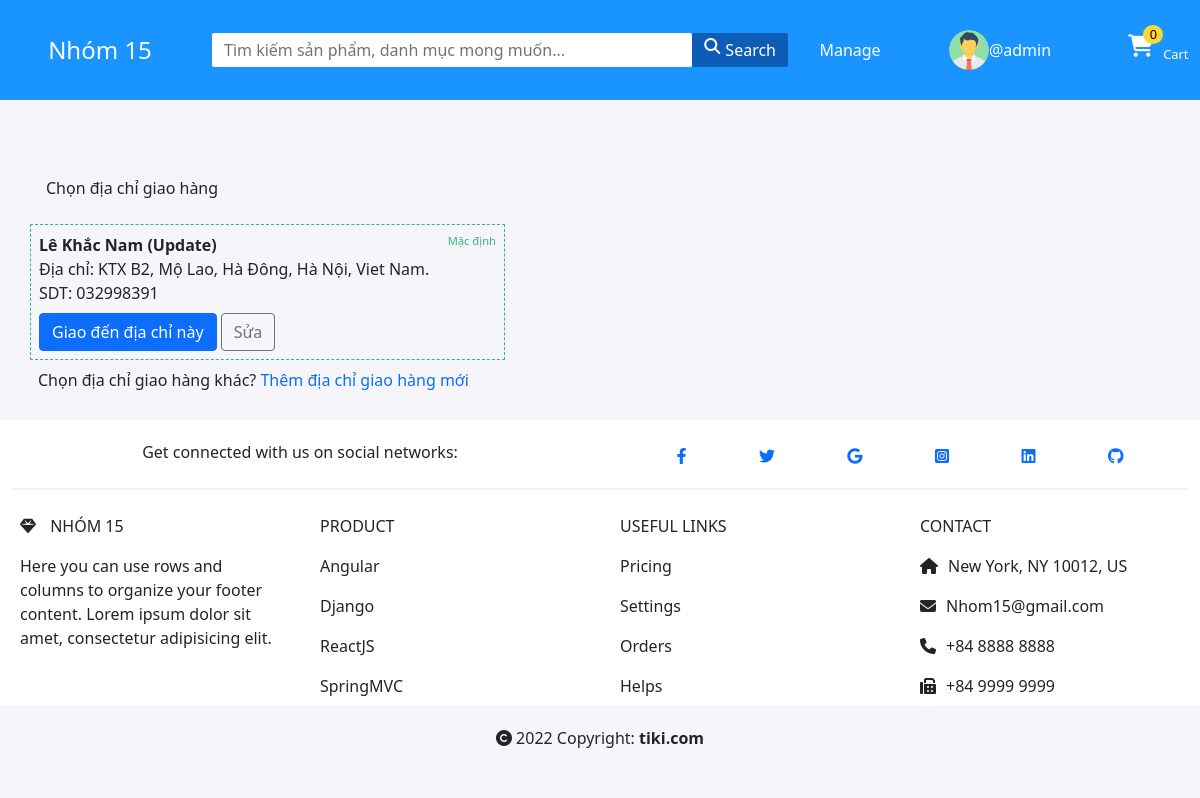
The page /choose-address-delivery/ (signed in) on the database its author committed.
### base/models.py (models this page shows, shortened)
class User(AbstractUser):
    functionality_of_user = models.ForeignKey(Function, on_delete=models.CASCADE, null=True, blank=True)
    name = models.CharField(max_length=200, null=True, blank=True)
    email = models.EmailField(unique=True, null=True)
    bio = models.TextField(null=True, blank=True)
    avatar = models.ImageField(null=True, default="avatar.png")
    full_name = models.TextField(max_length=100, null=True, blank=True)
    phone_number = models.CharField(max_length=20, null=True, blank=True)
    USERNAME_FIELD = 'email'
    REQUIRED_FIELDS = []

class Cart(models.Model):
    user = models.OneToOneField(User, on_delete = models.CASCADE)
    order = models.ManyToManyField(OrderProduct, blank=True)

class Address(models.Model):
    country = models.TextField(max_length=200, null=True)
    province = models.TextField(max_length=200, null=True)
    district = models.TextField(max_length=200, null=True)
    ward = models.TextField(max_length=200, null=True)
    exact_address = models.TextField(max_length=200)
    receiver = models.TextField(max_length=100, null=True)
    phone_number_receiver = models.TextField(max_length=100, null=True)
    boolean =  models.BooleanField(default=False)
    user = models.ForeignKey(User, on_delete=models.CASCADE, null=True)
    class Meta:
        verbose_name = 'Address'

### base/views.py (the view, shortened to what this page needs)
# urls.py: path('choose-address-delivery/', views.chooseAddressDelivery, name='choose-address-delivery'),
@login_required(login_url='login')
def chooseAddressDelivery(request):
    cart = Cart.objects.get(user__id = request.user.id)
    list_address = Address.objects.filter(Q(user = request.user))
    list_address = sorted(list_address, key=lambda x: -(x.boolean))
    context = {'cart' : cart, 'list_address': list_address,}
    return render(request, 'base/choose-address-delivery.html', context)

### base/templates/base/choose-address-delivery.html (shortened to what this page needs)
{% extends 'index.html' %}
{% block content %}
<form action="" method="post">
<div class="container-fluid" style="background-color: #f5f5fa;">
    <div class="container">
        <div class="row d-flex justify-content-between" style="margin-top: 10rem;">
            <span class="p-3">Chọn địa chỉ giao hàng</span>
            {% for address in list_address %}
            <div class="col-5 p-2 choose_delivery_address mt-2">
                {% if address.boolean %}
                <div class="d-flex justify-content-between">
                    <div><strong>{{address.receiver}}</strong></div>
                    <div class="defaul-address">Mặc định</div>
                </div>
                {% else %}
                <div><strong>{{address.receiver}}</strong></div>
                {% endif %}
                <div>Địa chỉ: {{address.exact_address}}, {{address.ward}}, {{address.district}}, {{address.province}}, {{address.country}}.</div>
                <div>SDT: {{address.phone_number_receiver}}</div>
                <input type="submit" name="{{address.id}}" value="Giao đến địa chỉ này" class="btn btn-primary mt-2">
                <a href="{% url 'update-address-delivery' address.id %}" class="btn btn-outline-secondary mt-2">Sửa</a>
            </div>
            {% endfor %}
            <span class="p-2">Chọn địa chỉ giao hàng khác? <a href="{% url 'add-address-delivery' %}"> Thêm địa chỉ giao hàng mới</a></span>
        </div>
    </div>
</div>
</form>
{% endblock %}

### templates/navbar.html (shortened to what this page needs)
{% load static %}
<div class="navbar-position">
    <div class="container-fluid navbar-fixed fixed-top">
        <div class="row d-flex align-items-center justify-content-center h-100">
            <div class="col-2 text-center">
                <a href="{% url 'home' %}" class="nav-link text-white"><span style="font-size: 1.5rem;">Nhóm 15</span></a>
            </div>
            <div class="form-outline form-white col-6 text-center">
                <form class="d-flex search" action="" method="GET">
                    <input class="form-control " style="color: #78788e; border-radius: 2px; border: none;padding: 5px 12px; max-height: 40px;" type="text" placeholder="Tìm kiếm sản phẩm, danh mục mong muốn..." aria-label="Search" name="q" >
                    <button class="" style=" background-color: rgb(13 92 182); color: #ffffff; max-height: 40px; border: none; border-radius: 2px; padding: 5px 12px; display: inline-flex;" type="submit"><i class="fa-solid fa-magnifying-glass" style="margin-right: 5px;"></i> Search</button>
                </form>
            </div>
            {%  if request.user.functionality_of_user.name == 'Employee' or request.user.is_staff  %}
            <div class="col-1 text-center">
                <a href="{% url 'manage-product' %}" style="text-decoration: none;" class="text-white">
                   Manage
                </a>
            </div>
            {% endif %}
            <div class="col-2 text-white d-flex justify-content-center align-items-center">
                {% if request.user.is_authenticated %}
                <div class="">
                    <img src="{{request.user.avatar.url}}" alt="" srcset="" class="rounded-circle" style="width: 5vh; margin-right: 3%;">
                </div>
                <div class="d-flex flex-column align-items-center">
                    <div>
                        <a data-bs-toggle="collapse" data-bs-target="#demo" class="text-white">@{{request.user.username}}</a>
                    </div>
                </div>
                {% else %}
                <a href="{% url 'login' %}" style="text-decoration: none;" class="text-white"><i class="fa-solid fa-user-large" style="margin-right: 1rem;"></i>Login</a>
                {% endif %}
            </div>
            <div class="col-1">
                <a href="{% url 'cart' %}" class="nav-link text-white d-flex">
                    <div>
                        <div class="Cart-icon"><i class="fa-solid fa-cart-shopping cart-navbar-icon"></i>
                            <div class="announce">{{cart.order.all.count}}</div>
                        </div>
                    </div>
                    <span class="cart-navbar">Cart</span>
                </a>
            </div>
        </div>
    </div>
</div>

### static/style/style.css (style rules this page uses)
* { margin: 0; padding: 0; box-sizing: border-box; font-size: 1rem; }
a { text-decoration: none !important; cursor: pointer; }
html { background-color: #f5f5fa; }
.navbar-position { margin-bottom: 5.24rem; }
.navbar-fixed { background-color: #1a94ff; height: 100px; }
input { padding-left: 0.5rem; }
.Cart-icon { position: relative; }
.announce { background-color: rgb(253 216 53); border-radius: 50%; position: absolute; right: -0.8em; top: -0.8em; padding: 0 .4rem; font-size: 0.8rem; color: #000000; }
.cart-navbar-icon { font-size: 1.4em; }
.cart-navbar { font-size: 0.8em; margin-top: 10px; margin-left: 10px; }
.choose_delivery_address { border: 1px dashed rgb(60 177 125) ; }
.defaul-address { font-size: 0.7rem; color: rgb(60 177 125); }

### rows shown on the page
User: user.avatar (picture), user.username "admin"
Cart: order.all.count "0"
Address: receiver "Lê Khắc Nam (Update)", exact_address "KTX B2", ward "Mộ Lao", district "Hà Đông", province "Hà Nội", country "Viet Nam", phone_number_receiver "032998391"
